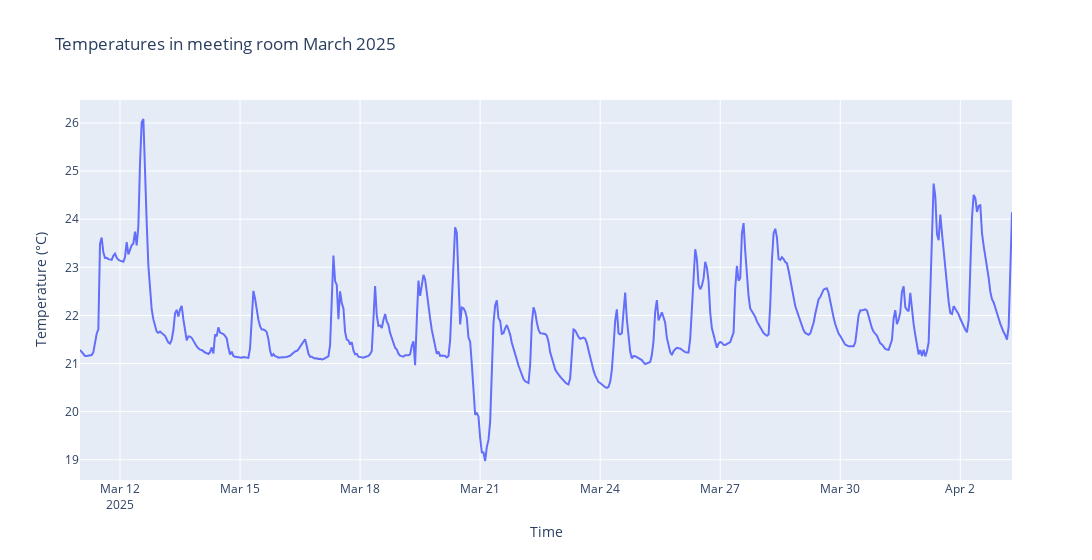

This figure's notebook cell:
### Code cell
fig = go.Figure()

fig.add_trace(go.Scatter(x=df_engen['Time'], y=df_engen['TEMP °C'], mode='lines', name='TEMP °C'))

# Make sure 'Time' is datetime
df_engen['Time'] = pd.to_datetime(df_engen['Time'])

fig.update_layout(
    title="Temperatures in meeting room March 2025",
    xaxis_title="Time",
    yaxis_title="Temperature (°C)",
    legend_title="Temperature Curves",
    template="plotly",
    width = 1800
)

# Show the plot
fig.show()

### Figure 1 — Plotly figure (JSON) as saved in the notebook; plotly's stock layout.template omitted (floating-point values rounded to 4 significant figures; data arrays with more than 128 entries replaced by an {"elided": "..."} marker saying what was removed)
{"data": [{"mode": "lines", "name": "TEMP °C", "type": "scatter", "x": {"elided": "560 str values"}, "y": {"elided": "560 float values"}}], "layout": {"legend": {"title": {"text": "Temperature Curves"}}, "title": {"text": "Temperatures in meeting room March 2025"}, "width": 1800, "xaxis": {"title": {"text": "Time"}}, "yaxis": {"title": {"text": "Temperature (°C)"}}}}
